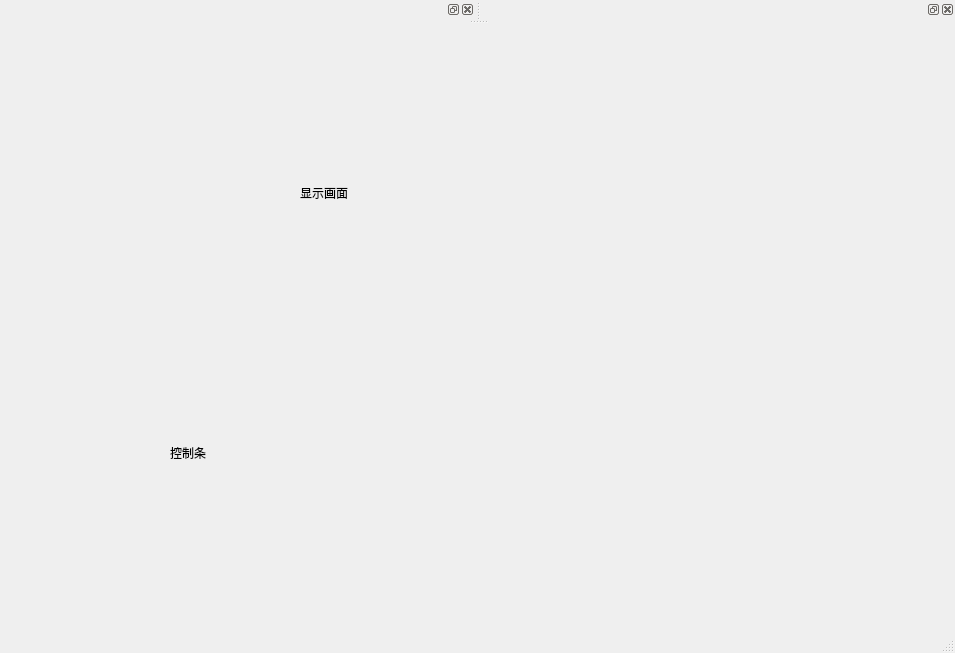
<?xml version="1.0" encoding="UTF-8"?>
<ui version="4.0">
 <class>MainWindow</class>
 <widget class="QMainWindow" name="MainWindow">
  <property name="geometry">
   <rect>
    <x>0</x>
    <y>0</y>
    <width>955</width>
    <height>653</height>
   </rect>
  </property>
  <property name="windowTitle">
   <string>MainWindow</string>
  </property>
  <widget class="QWidget" name="centralwidget">
   <widget class="QWidget" name="showCtrlBarBgwidget" native="true">
    <property name="geometry">
     <rect>
      <x>10</x>
      <y>-20</y>
      <width>711</width>
      <height>511</height>
     </rect>
    </property>
    <widget class="CtrlBar" name="ctrlBarWind" native="true">
     <property name="geometry">
      <rect>
       <x>40</x>
       <y>410</y>
       <width>611</width>
       <height>71</height>
      </rect>
     </property>
     <widget class="QLabel" name="label">
      <property name="geometry">
       <rect>
        <x>120</x>
        <y>30</y>
        <width>53</width>
        <height>15</height>
       </rect>
      </property>
      <property name="text">
       <string>控制条</string>
      </property>
     </widget>
    </widget>
    <widget class="QWidget" name="showWind" native="true">
     <property name="geometry">
      <rect>
       <x>100</x>
       <y>80</y>
       <width>471</width>
       <height>261</height>
      </rect>
     </property>
     <widget class="QLabel" name="label_2">
      <property name="geometry">
       <rect>
        <x>190</x>
        <y>100</y>
        <width>53</width>
        <height>15</height>
       </rect>
      </property>
      <property name="text">
       <string>显示画面</string>
      </property>
     </widget>
    </widget>
   </widget>
  </widget>
  <widget class="QMenuBar" name="menubar">
   <property name="geometry">
    <rect>
     <x>0</x>
     <y>0</y>
     <width>955</width>
     <height>21</height>
    </rect>
   </property>
  </widget>
  <widget class="QStatusBar" name="statusbar"/>
  <widget class="QDockWidget" name="titleDockWidegt">
   <attribute name="dockWidgetArea">
    <number>4</number>
   </attribute>
   <widget class="QWidget" name="titleContents">
    <widget class="QLabel" name="label_4">
     <property name="geometry">
      <rect>
       <x>370</x>
       <y>10</y>
       <width>101</width>
       <height>16</height>
      </rect>
     </property>
     <property name="text">
      <string>播放器名字</string>
     </property>
    </widget>
   </widget>
  </widget>
  <widget class="QDockWidget" name="playListDocketWidget">
   <attribute name="dockWidgetArea">
    <number>4</number>
   </attribute>
   <widget class="QWidget" name="playListContents">
    <widget class="QLabel" name="label_3">
     <property name="geometry">
      <rect>
       <x>20</x>
       <y>230</y>
       <width>53</width>
       <height>15</height>
      </rect>
     </property>
     <property name="text">
      <string>播放列表</string>
     </property>
    </widget>
   </widget>
  </widget>
 </widget>
 <customwidgets>
  <customwidget>
   <class>CtrlBar</class>
   <extends>QWidget</extends>
   <header location="global">ctrlbar.h</header>
   <container>1</container>
  </customwidget>
 </customwidgets>
 <resources/>
 <connections/>
</ui>
